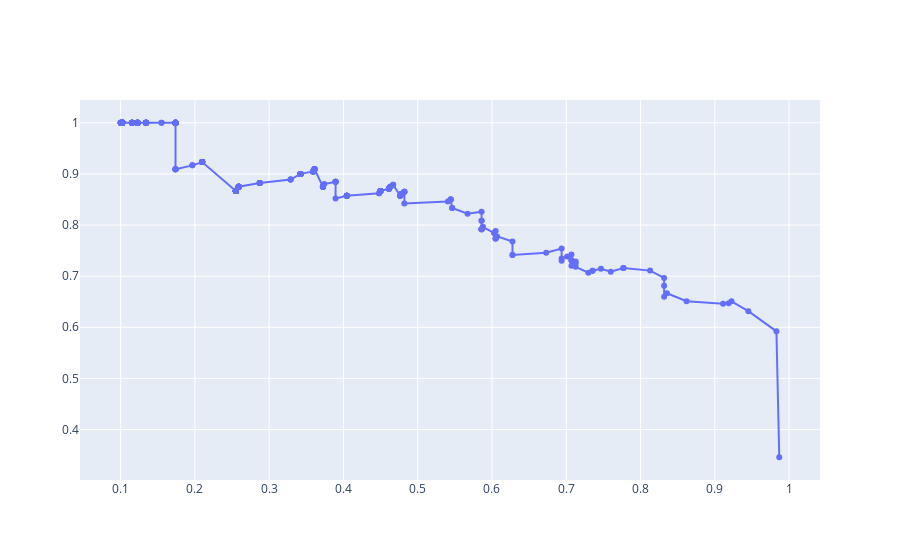

Notebook code for this chart:
### Code cell
print(len(hit_miss_rate[0]))
fig = go.Figure(data=go.Scatter(x=hit_miss_rate[0], y=hit_miss_rate[1], mode="lines+markers"))
fig.show()

### Figure 1 — Plotly figure (JSON) as saved in the notebook; plotly's stock layout.template omitted (floating-point values rounded to 4 significant figures; data arrays with more than 128 entries replaced by an {"elided": "..."} marker saying what was removed)
{"data": [{"mode": "lines+markers", "type": "scatter", "x": {"elided": "500 float values"}, "y": {"elided": "500 float values"}}], "layout": {}}
